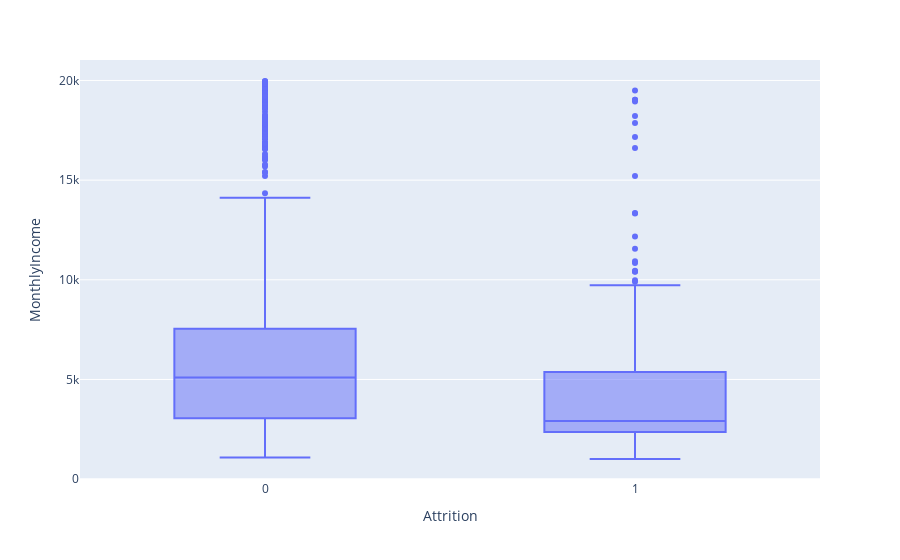

This figure's notebook cell:
### Code cell
fig = px.box(df, x = 'Attrition',y = 'MonthlyIncome')
fig.show()
plt.savefig('11.png')

### Figure 1 — Plotly figure (JSON) as saved in the notebook; plotly's stock layout.template omitted (floating-point values rounded to 4 significant figures; data arrays with more than 128 entries replaced by an {"elided": "..."} marker saying what was removed)
{"data": [{"alignmentgroup": "True", "hovertemplate": "Attrition=%{x}<br>MonthlyIncome=%{y}<extra></extra>", "legendgroup": "", "marker": {"color": "#636efa"}, "name": "", "notched": false, "offsetgroup": "", "orientation": "v", "showlegend": false, "type": "box", "x": {"elided": "1677 int values"}, "x0": " ", "xaxis": "x", "y": {"elided": "1677 int values"}, "y0": " ", "yaxis": "y"}], "layout": {"boxmode": "group", "legend": {"tracegroupgap": 0}, "margin": {"t": 60}, "xaxis": {"anchor": "y", "domain": [0, 1], "title": {"text": "Attrition"}}, "yaxis": {"anchor": "x", "domain": [0, 1], "title": {"text": "MonthlyIncome"}}}}
